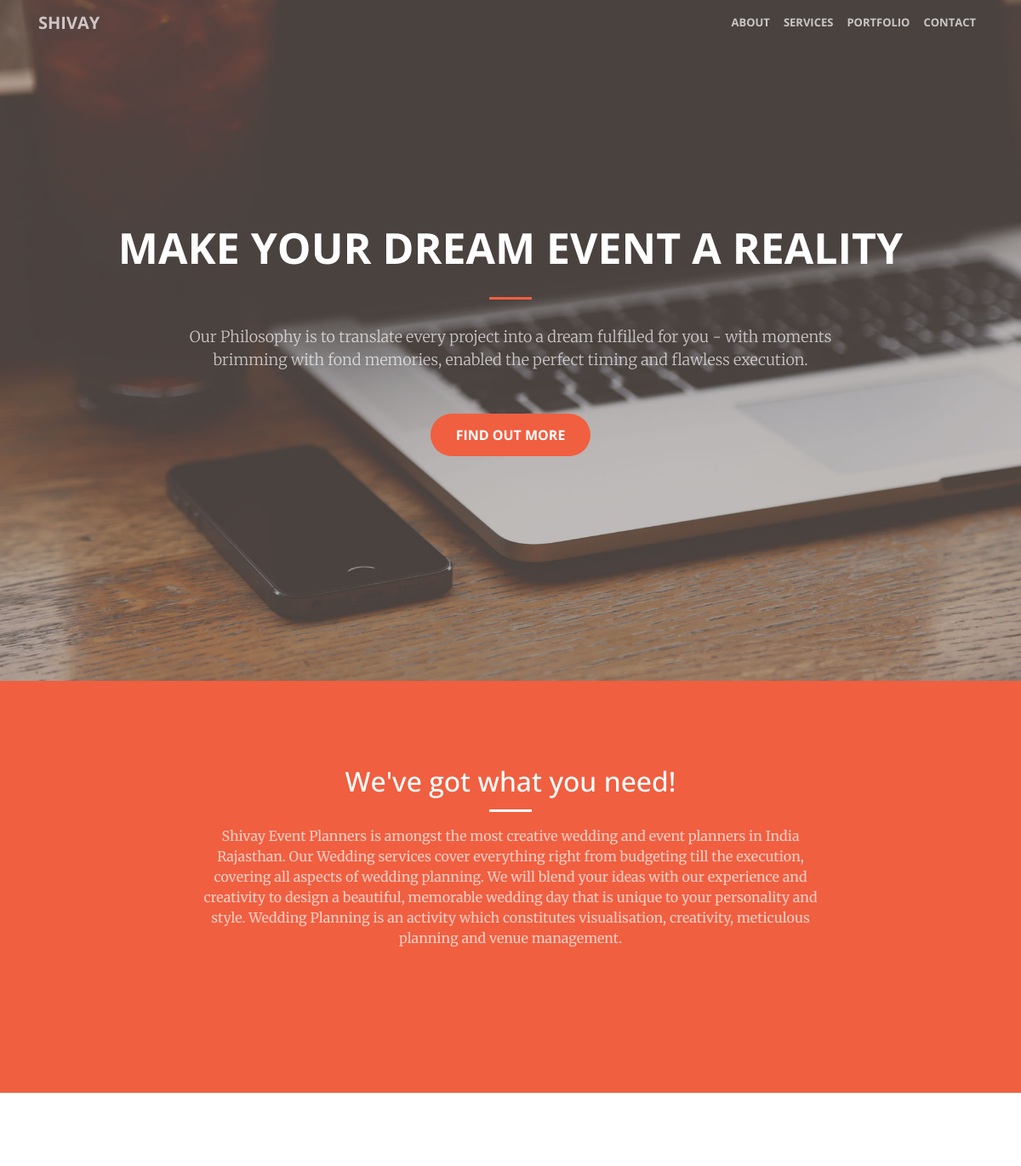
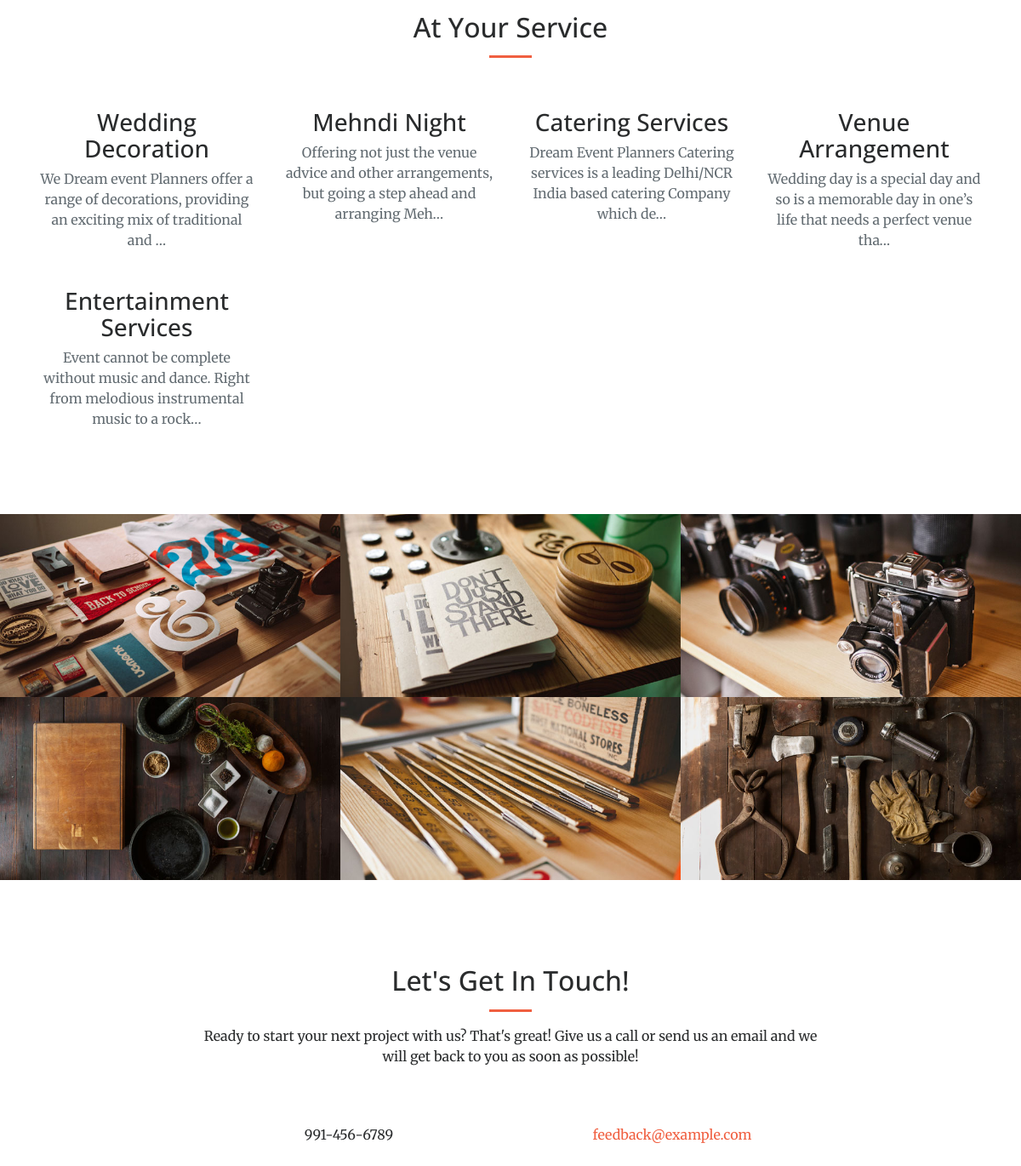
The page / on the database its author committed (2 pictures, top to bottom).
### home/models.py (models this page shows)
class Portfolio(models.Model):
    home_header = models.CharField(max_length=255, default="MAKE YOUR DREAM EVENT A REALITY")
    home_text = models.TextField(null=True, blank=True)
    about_header = models.CharField(max_length=255, default="We've got what you need!")
    about_text = models.TextField(null=True, blank=True)
    contact_text = models.TextField(
        default="""
                Ready to start your next project with us? That's great!
                Give us a call or send us an email and we will get back to you as soon as possible!
            """
    )
    email = models.EmailField(null=True, blank=True)
    phone = models.CharField(max_length=25)

class Services(models.Model):
    portfolio = models.ForeignKey(Portfolio)
    image = models.ImageField(upload_to="services/")
    heading = models.CharField(max_length=255)
    text = models.TextField()

### home/views.py (the view)
# urls.py: 2. Add a URL to urlpatterns:  url(r'^$', Home.as_view(), name='home')
class Home(View):
    def get_object(self):
        qs = Portfolio.objects.all()
        if qs.exists():
            return qs.first()
        raise Http404
    def get(self, *args, **kwargs):
        obj = self.get_object()
        context = dict(
            home_header=obj.home_header,
            home_text=obj.home_text,
            about_header=obj.about_header,
            about_text=obj.about_text,
            contact_text=obj.contact_text,
            email=obj.email,
            phone=obj.phone,
            services=obj.services_set.all()
        )
        return render(self.request, "index.html", context)

### templates/index.html (shortened to what this page needs)
{% load staticfiles %}
<!DOCTYPE html>
<html lang="en">
<head>
    <link href="{% static 'vendor/bootstrap/css/bootstrap.min.css' %}" rel="stylesheet">
    <link href="{% static 'vendor/font-awesome/css/font-awesome.min.css' %}" rel="stylesheet" type="text/css">
    <link href="{% static 'vendor/magnific-popup/magnific-popup.css' %}" rel="stylesheet">
    <link href="{% static 'css/creative.min.css' %}" rel="stylesheet">
</head>
<body id="page-top">
    <nav class="navbar fixed-top navbar-toggleable-md navbar-light" id="mainNav">
        <div class="container">
            <a class="navbar-brand" href="#page-top">Shivay</a>
            <div class="collapse navbar-collapse" id="navbarExample">
                <ul class="navbar-nav ml-auto">
                    <li class="nav-item">
                        <a class="nav-link" href="#about">About</a>
                    </li>
                    <li class="nav-item">
                        <a class="nav-link" href="#services">Services</a>
                    </li>
                    <li class="nav-item">
                        <a class="nav-link" href="#portfolio">Portfolio</a>
                    </li>
                    <li class="nav-item">
                        <a class="nav-link" href="#contact">Contact</a>
                    </li>
                </ul>
            </div>
        </div>
    </nav>
    <header class="masthead">
        <div class="header-content">
            <div class="header-content-inner">
                <h1 id="homeHeading">{{ home_header }}</h1>
                <hr>
                <p>{{ home_text }}</p>
                <a class="btn btn-primary btn-xl" href="#about">Find Out More</a>
            </div>
        </div>
    </header>
    <section class="bg-primary" id="about">
        <div class="container">
            <div class="row">
                <div class="col-lg-8 offset-lg-2 text-center">
                    <h2 class="section-heading text-white">{{ about_header }}</h2>
                    <hr class="light">
                    <p class="text-faded">{{ about_text }}</p>
                </div>
            </div>
        </div>
    </section>
    <section id="services">
        <div class="container">
            <div class="row">
                <div class="col-lg-12 text-center">
                    <h2 class="section-heading">At Your Service</h2>
                    <hr class="primary">
                </div>
            </div>
        </div>
        <div class="container">
            <div class="row">
                {% for service in services %}
                    <div class="col-lg-3 col-md-6 text-center">
                        <div class="service-box">
                            <h3>{{ service.heading }}</h3>
                            <p class="text-muted" onmouseleave='viewShortText({{ service.id }}, this)' onmouseenter='viewFullText({{ service.id }}, this)'>{{ service.text | truncatechars:100 }}</p>
                        </div>
                    </div>
                    {% cycle '' '' '' '</div><div class="row">' %}
                {% endfor %}
            </div>
        </div>
    </section>
    <section class="no-padding" id="portfolio">
        <div class="container-fluid">
            <div class="row no-gutter popup-gallery">
                <div class="col-lg-4 col-sm-6">
                    <a class="portfolio-box" href="{% static 'img/portfolio/fullsize/1.jpg' %}">
                        <img class="img-fluid" src="{% static 'img/portfolio/thumbnails/1.jpg' %}" alt="">
                    </a>
                </div>
                <div class="col-lg-4 col-sm-6">
                    <a class="portfolio-box" href="{% static 'img/portfolio/fullsize/2.jpg' %}">
                        <img class="img-fluid" src="{% static 'img/portfolio/thumbnails/2.jpg' %}" alt="">
                    </a>
                </div>
                <div class="col-lg-4 col-sm-6">
                    <a class="portfolio-box" href="{% static 'img/portfolio/fullsize/3.jpg' %}">
                        <img class="img-fluid" src="{% static 'img/portfolio/thumbnails/3.jpg' %}" alt="">
                    </a>
                </div>
                <div class="col-lg-4 col-sm-6">
                    <a class="portfolio-box" href="{% static 'img/portfolio/fullsize/4.jpg' %}">
                        <img class="img-fluid" src="{% static 'img/portfolio/thumbnails/4.jpg' %}" alt="">
                    </a>
                </div>
                <div class="col-lg-4 col-sm-6">
                    <a class="portfolio-box" href="{% static 'img/portfolio/fullsize/5.jpg' %}">
                        <img class="img-fluid" src="{% static 'img/portfolio/thumbnails/5.jpg' %}" alt="">
                    </a>
                </div>
                <div class="col-lg-4 col-sm-6">
                    <a class="portfolio-box" href="{% static 'img/portfolio/fullsize/6.jpg' %}">
                        <img class="img-fluid" src="{% static 'img/portfolio/thumbnails/6.jpg' %}" alt="">
                    </a>
                </div>
            </div>
        </div>
    </section>
    <section id="contact">
        <div class="container">
            <div class="row">
                <div class="col-lg-8 offset-lg-2 text-center">
                    <h2 class="section-heading">Let's Get In Touch!</h2>
                    <hr class="primary">
                    <p>{{ contact_text }}</p>
                </div>
                <div class="col-lg-4 offset-lg-2 text-center">
                    <p>{{ phone }}</p>
                </div>
                <div class="col-lg-4 text-center">
                    <p><a href="mailto:your-email@your-domain.com">{{ email }}</a></p>
                </div>
            </div>
        </div>
    </section>
</body>
</html>

### rows shown on the page
Portfolio: home_header "MAKE YOUR DREAM EVENT A REALITY", home_text "Our Philosophy is to translate every project into a dream fulfilled for you - with moments brimming with fond memories, enabled the perfect timing and flawless execution.", about_header "We've got what you need!", about_text "Shivay Event Planners is amongst the most creative wedding and event planners in India Rajasthan. Our Wedding services cover everything right from budgeting till the execution, covering all aspects of wedding planning. We will blend your ideas with our experience and creativity to design a beautiful, memorable wedding day that is unique to your personality and style. Wedding Planning is an activity which constitutes visualisation, creativity, meticulous planning and venue management.", contact_text "Ready to start your next project with us? That's great! Give us a call or send us an email and we will get back to you as soon as possible!", phone "991-456-6789", email "feedback@example.com"
Services: heading "Wedding Decoration", text "We Dream event Planners offer a range of decorations, providing an exciting mix of traditional and …"
Services: heading "Mehndi Night", text "Offering not just the venue advice and other arrangements, but going a step ahead and arranging Meh…"
Services: heading "Catering Services", text "Dream Event Planners Catering services is a leading Delhi/NCR India based catering Company which de…"
Services: heading "Venue Arrangement", text "Wedding day is a special day and so is a memorable day in one’s life that needs a perfect venue tha…"
Services: heading "Entertainment Services", text "Event cannot be complete without music and dance. Right from melodious instrumental music to a rock…"
